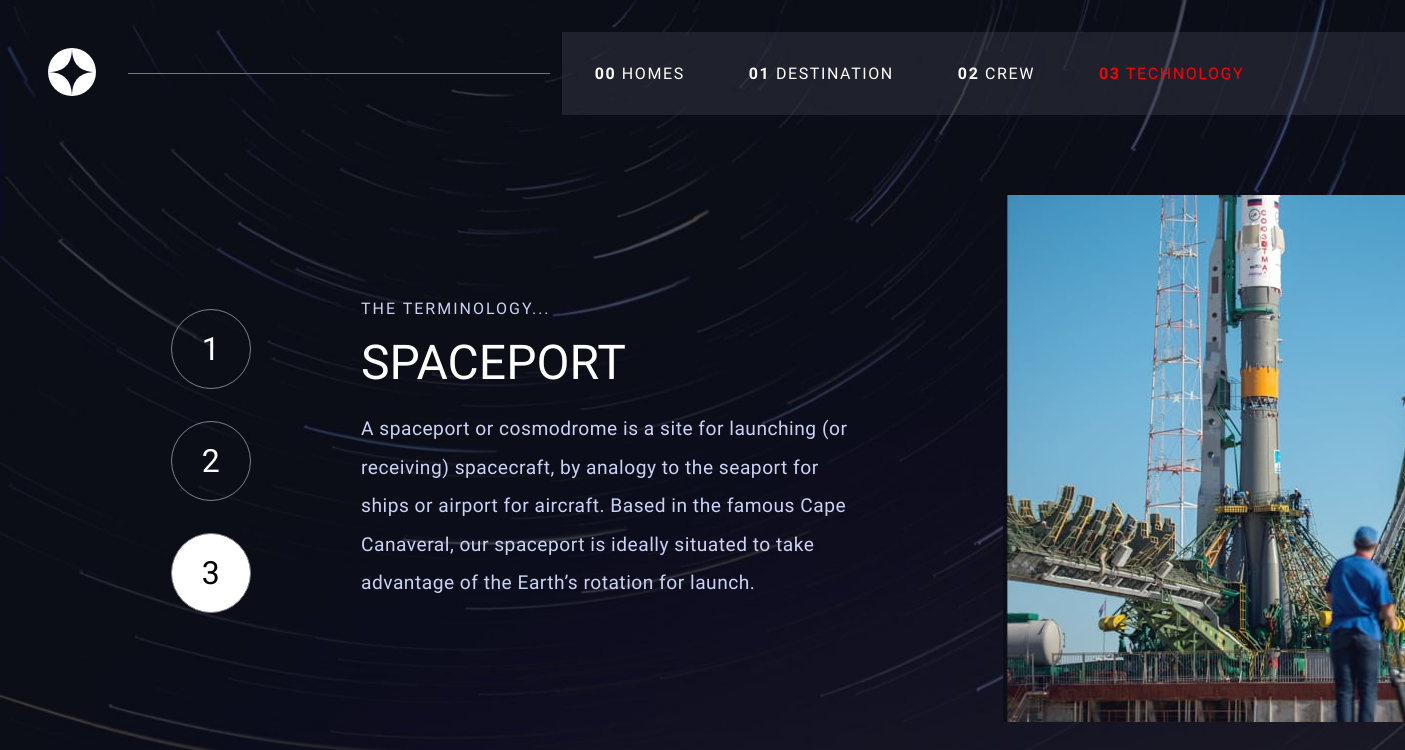
Page /technology/spaceport on the committed database.
### technology/models.py (models this page shows, shortened)
class Technology(models.Model):
    class Meta:
        verbose_name_plural = ("Technologies")
    name = models.CharField(max_length=128)
    description = models.TextField()
    portrait_image = models.ImageField()
    landscape_image = models.ImageField()
    slug = models.SlugField(default='')

### technology/views.py (the view)
# urls.py: path('spaceport', views.spaceport, name='spaceport'),
def spaceport(request):
    spaceport = Technology.objects.get(name='spaceport')
    return render(request, 'technology/technology-spaceport.html', {
        'technology': spaceport
    })

### technology/templates/technology/technology-spaceport.html (shortened to what this page needs)
{% extends 'base.html' %}
{% load static %}
{% block body_block %}technology{% endblock %}
{% block styles_block %}
    <link rel="stylesheet" href="{% static 'technology/index.css' %}">
    <link rel="stylesheet" href="{% static 'technology/partials/tech.css' %}">
    <link rel="stylesheet" href="{% static 'partials/header.css' %}">
{% endblock %}
{% block content_block %}
    {% include 'partials/header.html' %}
    {% include 'technology/partials/tech.html' with name=technology.name description=technology.description image=technology.portrait_image %}
{% endblock %}

### technology/templates/technology/partials/tech.html (shortened to what this page needs)
{% load static %}
<div class="tech__grid">
    <nav class="tech__col1">
        <button
        >
            <a href="{% url 'vehicle' %}">
                1
            </a>
        </button>
        <button
        >
            <a href="{% url 'capsule' %}">
                2
            </a>
        </button>
        <button
            {% if name == 'spaceport' %}
            class="active"
            {% endif %}
        >
            <a href="{% url 'spaceport' %}">
                3
            </a>
        </button>
    </nav>
    <div class="tech__col2">
        <p class="tech__terms">the terminology...</p>
        <h2 class="tech__name">{{ name }}</h2>
        <p class="tech__description">{{ description }}</p>
    </div>
    <div class="tech__col3">
        <img src="{% static 'technology/images/' %}{{ image }}" alt="{{ name }}" />
    </div>
</div>

### static/base.css (style rules this page uses)
:root { box-sizing: border-box; --primary-text-color: #fffffe; --secondary-text-color: #cbd2f4; --grey-text-color: #737578; --primary-font: 'Barlow Condensed', sans-serif; --secondary-font: 'Bellefair', serif; --light-weight: 300; --regular-weight: 400; --medium-weight: 500; --bold-weight: 700; }
html { height: 100%; }
body { height: 100%; font-family: var(--primary-font); margin: 0; }
* { box-sizing: inherit; }

### technology/static/technology/index.css (style rules this page uses)
.technology { height: 100vh; background-image: url('/static/technology/images/background-technology-desktop.jpg'); background-repeat: no-repeat; background-size: 100% 100%; color: var(--primary-text); display: flex; flex-direction: column; color: var(--primary-text-color); }

### technology/static/technology/partials/tech.css (style rules this page uses)
.tech__grid { margin-left: 10vw; display: grid; grid-template-columns: 10vw 40vw 40vw; gap: 5rem; text-transform: uppercase; }
.tech__col1 { display: flex; flex-direction: column; justify-content: center; align-items: center; }
.tech__col1 button { width: 5rem; margin: 1rem 0; aspect-ratio: 1 / 1; border-radius: 50%; border: 1px solid grey; background-color: transparent; color: white; font-family: var(--secondary-font); font-size: 2rem; cursor: pointer; }
.tech__col1 button.active { background-color: #fff; color: black; }
.tech__col2 { display: flex; flex-direction: column; justify-content: center; padding-right: 4rem; }
.tech__terms { color: var(--secondary-text-color); letter-spacing: 2px; font-weight: lighter; margin: 0; }
.tech__name { font-family: var(--secondary-font); font-size: 3rem; font-weight: lighter; margin: 0; margin-top: 1rem; }

### static/partials/header.css (style rules this page uses)
a, a:hover, a:active { text-decoration: none; color: inherit; }

### rows in the picture
Technology: name "SPACEPORT", description "A spaceport or cosmodrome is a site for launching (or receiving) spacecraft, by analogy to the seaport for ships or airport for aircraft. Based in the famous Cape Canaveral, our spaceport is ideally situated to take advantage of the Earth’s rotation for launch.", portrait_image+name (picture)
